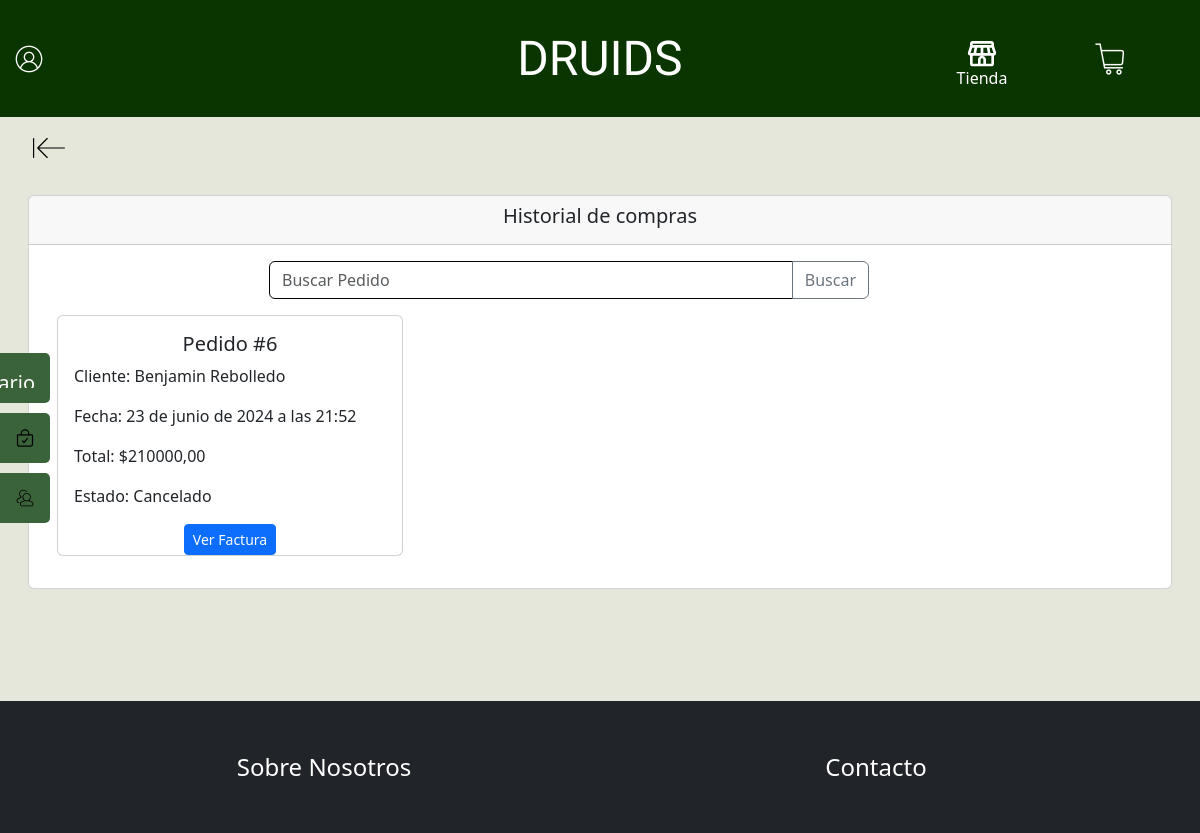
/historialCompra/ (signed in), run on the app's committed database.
### Druids/models.py (models this page shows, shortened)
class Pedido(models.Model):
    nombre = models.CharField(max_length=100, verbose_name="Nombre del cliente")
    apellido = models.CharField(max_length=100, verbose_name="Apellido del cliente")
    email = models.EmailField(verbose_name="Correo Electrónico")
    rut = models.CharField(max_length=10, verbose_name="RUT")
    fecha_pedido = models.DateTimeField(auto_now_add=True, verbose_name="Fecha del pedido")
    total = models.DecimalField(max_digits=10, decimal_places=2, verbose_name="Total")
    direccion_envio = models.CharField(max_length=255, verbose_name="Dirección de envío")
    estado = models.CharField(max_length=50, choices=[('Pendiente', 'Pendiente'), ('Completado', 'Completado'), ('Cancelado', 'Cancelado')], verbose_name="Estado")
    usuario = models.ForeignKey(User, on_delete=models.CASCADE, verbose_name="Usuario", null=True, blank=True)

### Druids/views.py (the view)
# urls.py: path('historialCompra/', historialCompra, name='historialCompra'),
def historialCompra(request):
    pedidos = Pedido.objects.filter(usuario=request.user)
    return render(request, 'Druids/historialCompra.html', {'pedidos': pedidos})

### Druids/templates/Druids/historialCompra.html (shortened to what this page needs)
{% extends 'Druids/base.html' %}
{% load static %}
{% block contenido %}
<link rel="stylesheet" href="{% static 'Druids/css/historialCompra.css' %}">
    <main>
        <section class="d-flex justify-content-start">
            <div class="container m-2">
                <a href="{% url 'index' %}" class="btn boton-volver"><img src="{% static 'Druids/img/back-svgrepo-com.svg' %}" alt=""></a>
            </div>
        </section>
        <section class="container-fluid Historial">
            <div class="card m-3">
                <div class="card-header d-flex justify-content-center">
                    <h5>Historial de compras</h5>
                </div>
                <div class="input-group mt-3 buscador">
                    <input type="text" class="form-control" placeholder="Buscar Pedido">
                    <button class="btn btn-outline-secondary" type="button">Buscar</button>
                </div>
                <div class="card-body">
                    <div class="container">
                        <div class="row">
                            {% for pedido in pedidos %}
                            <div class="col-12 col-sm-12 col-md-6 col-lg-4">
                                <div class="card mb-3">
                                    <div class="card-body">
                                        <h5 class="card-title text-center">Pedido #{{ pedido.id }}</h5>
                                        <p class="card-text">Cliente: {{ pedido.nombre }} {{ pedido.apellido }}</p>
                                        <p class="card-text">Fecha: {{ pedido.fecha_pedido }}</p>
                                        <p class="card-text">Total: ${{ pedido.total }}</p>
                                        <p class="card-text">Estado: {{ pedido.estado }}</p>
                                    </div>
                                    <div class="text-center">
                                        <button type="button" class="btn btn-primary btn-sm ver-detalles" data-pedido-id="{{ pedido.id }}" data-bs-toggle="modal" data-bs-target="#modalVerPedido{{pedido.id}}">Ver Factura</button>
                                    </div>
                                </div>
                            </div>
                            {% endfor %}
                        </div>
                    </div>
                </div>
            </div>
        </section>
    </main>
{% endblock %}

### Druids/static/Druids/css/navbar.css (style rules this page uses)
.form-control { border-color: black; }

### Druids/static/Druids/css/base.css (style rules this page uses)
body { background-color: #e5e7da; }

### Druids/static/Druids/css/historialCompra.css (style rules this page uses)
.boton-volver img { width: 2rem; height: 2rem; }
.buscador { margin-left: 20vw; max-width: 50vw; }

### data on the page
Pedido: id "6", nombre "Benjamin", apellido "Rebolledo", fecha_pedido "23 de junio de 2024 a las 21:52", total "210000,00", estado "Cancelado"
